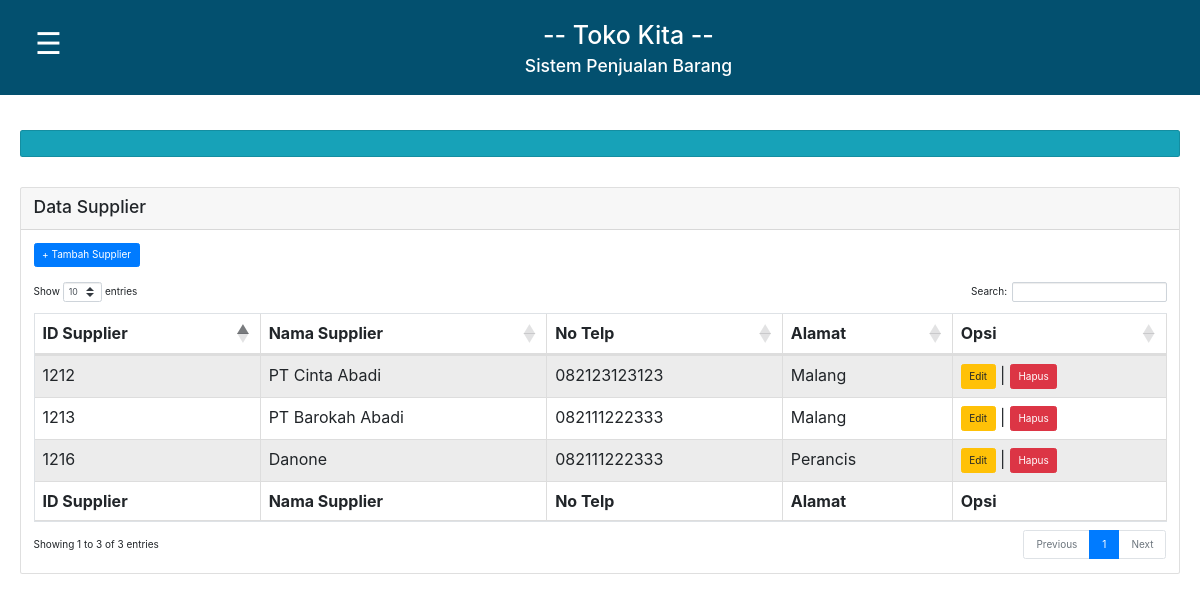
The app's page /index4.php with its own data.
### tables this page shows
CREATE TABLE `supplier` (
  `id` int(11) NOT NULL,
  `nama_supplier` varchar(30) NOT NULL,
  `no_telp` varchar(12) NOT NULL,
  `alamat` varchar(100) NOT NULL
);

### index4.php (the view, shortened to what this page needs)
<html>
<head>
<link rel="stylesheet" type="text/css" href="style.css">
	<link rel="stylesheet" type="text/css" href="assets/css/bootstrap.css">
	<link rel="stylesheet" type="text/css" href="https://cdnjs.cloudflare.com/ajax/libs/twitter-bootstrap/4.5.2/css/bootstrap.css">
	<link rel="stylesheet" type="text/css" href="https://cdn.datatables.net/1.10.22/css/dataTables.bootstrap4.min.css">
</head>
<body>
<div class="judul">
<button class="openbtn" onclick="openNav()">&#9776;</button>
<h1>-- Toko Kita --</h1>
<br>
<h3>Sistem Penjualan Barang</h3>
</div>
<div class="main" id="main">
	<br/>
	<div class="card text-white bg-info" style="font-size: 15px;">
        <div class="card-body">
        </div>
    </div>
    <br><br>
	<div class="card">
		<div class="card-header">
			<h3> Data Supplier </h3>
		</div>
		<div class="card-body">
            <a class="btn btn-primary" href="input_supplier.php">+ Tambah Supplier</a>
            <br><br>
            <table border="1" id="example" class="table table-striped table-bordered">
                <thead>
                    <tr>
                        <th>ID Supplier</th>
                        <th>Nama Supplier</th>
                        <th>No Telp</th>
                        <th>Alamat</th>
                        <th>Opsi</th>
                    </tr>
                </thead>
            <?php
            include "koneksi.php";
            $query_mysql = mysqli_query($conn, "SELECT * FROM supplier ORDER BY id DESC")or die(mysql_error());
            while($data = mysqli_fetch_array($query_mysql)){
            ?>
                <tr>
                    <td><?php echo $data['id'] ?></td>
                    <td><?php echo $data['nama_supplier']; ?></td>
                    <td><?php echo $data['no_telp']; ?></td>
                    <td><?php echo $data['alamat']; ?></td>
                    <td>
                    <a class="btn btn-warning" href="edit_supplier.php?id=<?php echo $data['id']; ?>">Edit</a> |
                    <a class="btn btn-danger" href="hapus_supplier.php?id=<?php echo $data['id']; ?>" onclick="return confirm('Anda Yakin Akan Menghapus')">Hapus</a>
                    </td>
                </tr>
            <?php } ?>
                <tfoot>
                    <tr>
                        <th>ID Supplier</th>
                        <th>Nama Supplier</th>
                        <th>No Telp</th>
                        <th>Alamat</th>
                        <th>Opsi</th>
                    </tr>
                </tfoot>
            </table>
		</div>
	</div>
</div>
</body>
</html>

### style.css (style rules this page uses)
body { font-family: 'roboto'; color: #000000; }
.judul { background: #03506f; padding: 20px; text-align: center; }
.judul h1 { height: 15px; color: #ffffff; }
.judul h3 { height: 15px; color: #ffffff; }
.openbtn { font-size: 30px; cursor: pointer; background-color: #03506f; color: white; padding: 1px 15px; border: none; text-align: start; float: left; }
#main { transition: margin-left .5s; padding: 20px; }

### records on screen
supplier: id "1216", nama_supplier "Danone", no_telp "082111222333", alamat "Perancis"
supplier: id "1213", nama_supplier "PT Barokah Abadi", no_telp "082111222333", alamat "Malang"
supplier: id "1212", nama_supplier "PT Cinta Abadi", no_telp "082123123123", alamat "Malang"
